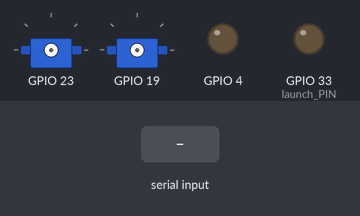
A sketch run on a simulated ESP32. Shown: 2 × servo, output pins drawn as LEDs (lit = HIGH). The inputs (shaded band) are chosen by the test bench. Servo pulses on a pin are drawn as a servo (544–2400 µs = 0–180°).

Above: at 1.2 s.
1.3 s: "m90;" received over the second serial link
At 2.42 s:
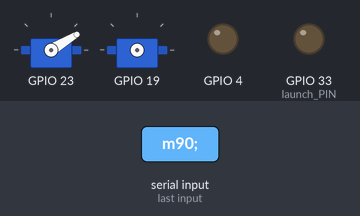
At 4.12 s:
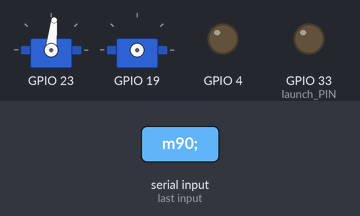
4.3 s: "n90;" received over the second serial link
At 7.16 s:
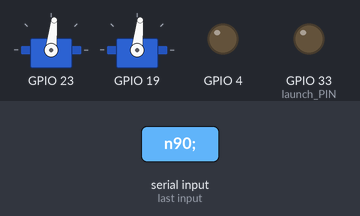
7.3 s: "m;" received over the second serial link
10.3 s: "n;" received over the second serial link
13.3 s: "m90;" received over the second serial link
At 14.03 s:
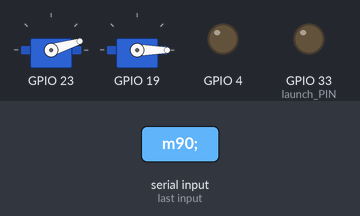
16.3 s: "m,45;" received over the second serial link
Timing chart, 0 to 20.3 s (numbered marks = the images above; inputs shaded):
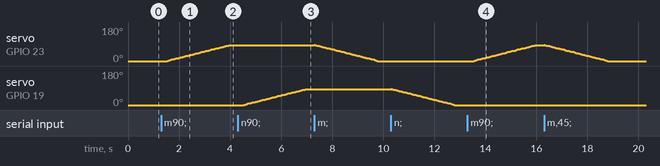

The sketch:

lauchtestcodev4.ino
```cpp
#include <ESP_servo.h>
#include <stdio.h>
#include <string>

ESP_servo servo1;
ESP_servo servo2;

int pos1 = 0;
int pos2 = 0;

int nowAngle1 = 0;
int nowAngle2 = 0;

unsigned long previousMillis = 0;
unsigned long OnTime = 7500;
unsigned long OffTime = 250;
int moterstate = LOW;
int interval = 30;

int launch_PIN = 33;            //トランジスタのピン番号の宣言
int launch_outputsecond = 5;       //点火時の9V電圧を流す時間，単位はsecond

bool prelaunch = false;
int countdown = 3;
int ignitionstate = false;
char key = '0';

void setup(){
    Serial2.begin(115200);          //無線通信用のデータ転送レート
    pinMode(launch_PIN, OUTPUT);        //トランジスタの出力宣言
    digitalWrite(launch_PIN, LOW);      //トランジスタの出力オフ
    servo1.init(23,0);
    servo2.init(19,1);
    pinMode(4,OUTPUT);
    digitalWrite(4, moterstate);
    Serial2.setTimeout(10000);
    Serial2.write("TESTING: Serial2 communication\n");
    Serial2.write("TESTING: Serial2 communication\n");
}

void loop(){

    //Number of milliseconds passed since the program started
    unsigned long currentMillis = millis();


    //Confirmation of received data instructions
    if(Serial2.available()){

        //Read one character of the receive key
        key = Serial2.read();
    }


    //Correspondence according to the receiving key
    switch(key){

        case 'l':
            Serial2.write("WARNING: The firing code has been entered.\n");
            Serial2.write("WARNING: Are you sure you want to fire it?\n");
            Serial2.write("WARNING: Press the y key to allow firing.\n");
            prelaunch = true;
            key = '0';
            break;

        case 'm':
            Serial2.write("****** Servo Motor1 plung angle determination mode ******\n");
            Serial2.write("Enter Motor Angle: ");
            while(true){
                if (Serial2.available()){
                    String key = Serial2.readStringUntil(';');
                    Serial2.write(key.c_str());
                    Serial2.write('\n');
                    int newAngle1 = atoi(key.c_str());
                    if (nowAngle1 != newAngle1){
                        if(newAngle1 <= 180 && newAngle1 >= 0){
                            Serial2.write("WARMING: MOTER1 IS ROTATING \n");
                            while (pos1 != newAngle1){
                                currentMillis = millis();
                                if((pos1 < newAngle1) && (currentMillis - previousMillis >= interval)){
                                    previousMillis = currentMillis;
                                    servo1.write(pos1++);
                                    Serial2.println(pos1);
                                }else if((pos1 > newAngle1) && (currentMillis - previousMillis >= interval)){
                                    previousMillis = currentMillis;
                                    servo1.write(pos1--);
                                    Serial2.println(pos1);
                                }
                            }
                        }else{
                            Serial2.write("Warming: Out of the range \n");
                        }
                    nowAngle1 = newAngle1;
                    }
                break;
                }
            }
            currentMillis = previousMillis;
            key = '0';
            break;


        case 'n':
            Serial2.write("****** Servo Motor2 launch angle determination mode ******\n");
            Serial2.write("Enter Motor Angle: ");
            while(true){
                if (Serial2.available()){
                    String key = Serial2.readStringUntil(';');
                    Serial2.write(key.c_str());
                    Serial2.write('\n');
                    int newAngle2 = atoi(key.c_str());
                    if (nowAngle2 != newAngle2){
                      if (newAngle2 <= 180 && newAngle2 >= 0){
                        Serial2.write("WARMING: MOTER1 IS ROTATING \n");
                        while (pos2 != newAngle2){
                          currentMillis = millis();
                          if ((pos2 < newAngle2) && (currentMillis - previousMillis >= interval)){
                            previousMillis = currentMillis;
                            servo2.write(pos2++);
                            Serial2.println(pos2);
                          }else if((pos2 > newAngle2) && (currentMillis - previousMillis >= interval)){
                                previousMillis = currentMillis;
                                servo2.write(pos2--);
                                Serial2.println(pos2);
                          }
                        }
                      }else{
                        Serial2.write("Warming: Out of the range\n");
                }
                    nowAngle2 = newAngle2;
              }
              break;
            }
          }
          currentMillis = previousMillis;
          key = '0';
          break;


        case 'y':
            if(prelaunch){
                if(ignitionstate){
                    if(currentMillis - previousMillis >= launch_outputsecond * 1000){
                        Serial2.write("LAUCHING: 9V voltage is stop.\n");
                        digitalWrite(launch_PIN, LOW); //オフ
                        ignitionstate = false;
                        countdown = 3;
                        prelaunch = false;
                        key = '0';
                    }
                }else if(currentMillis - previousMillis >= 1000){
                    char c_countdown = '0' + countdown;
                    Serial2.write("COUNTDOWN: ");
                    Serial2.write(c_countdown);
                    Serial2.write("\n");
                    --countdown;
                    if(countdown+1<=0){
                        Serial2.write("LAUCHING: 9V voltage is output.\n");
                        digitalWrite(launch_PIN, HIGH); //オン
                        ignitionstate = true;
                    }
                    previousMillis = currentMillis;
                }
            }
            break;

        case 'e':
            prelaunch = false;
            digitalWrite(launch_PIN, LOW);
            ignitionstate = false;
            countdown = 3;
            Serial2.write("WARNING: The EMERGENCY code has been entered\n");
            key = '0';
            break;

        default:
            break;
    }
}
```

Measured:
- after the input at 1.3 s, servo on GPIO 23: moves from 0° to 84° over 2.4 s, starting after 0.24 s
- after the input at 4.3 s, servo on GPIO 19: moves from 0° to 84° over 2.4 s, starting after 0.24 s
- after the input at 13.3 s, servo on GPIO 23: moves from 0° to 84° over 2.4 s, starting after 0.24 s
